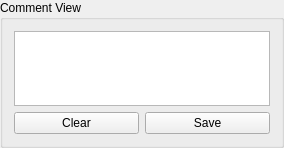
               <widget class="QGroupBox" name="comment_box">
                <property name="maximumSize">
                 <size>
                  <width>300</width>
                  <height>150</height>
                 </size>
                </property>
                <property name="title">
                 <string>Comment View</string>
                </property>
                <layout class="QVBoxLayout" name="verticalLayout_2">
                 <item>
                  <widget class="QTextEdit" name="comment_text">
                   <property name="minimumSize">
                    <size>
                     <width>0</width>
                     <height>0</height>
                    </size>
                   </property>
                   <property name="maximumSize">
                    <size>
                     <width>16777215</width>
                     <height>75</height>
                    </size>
                   </property>
                  </widget>
                 </item>
                 <item>
                  <layout class="QGridLayout" name="commentButton_layout">
                   <item row="0" column="1">
                    <widget class="QPushButton" name="commentSave_button">
                     <property name="text">
                      <string>Save</string>
                     </property>
                    </widget>
                   </item>
                   <item row="0" column="0">
                    <widget class="QPushButton" name="commentClear_button">
                     <property name="text">
                      <string>Clear</string>
                     </property>
                    </widget>
                   </item>
                  </layout>
                 </item>
                </layout>
               </widget>
